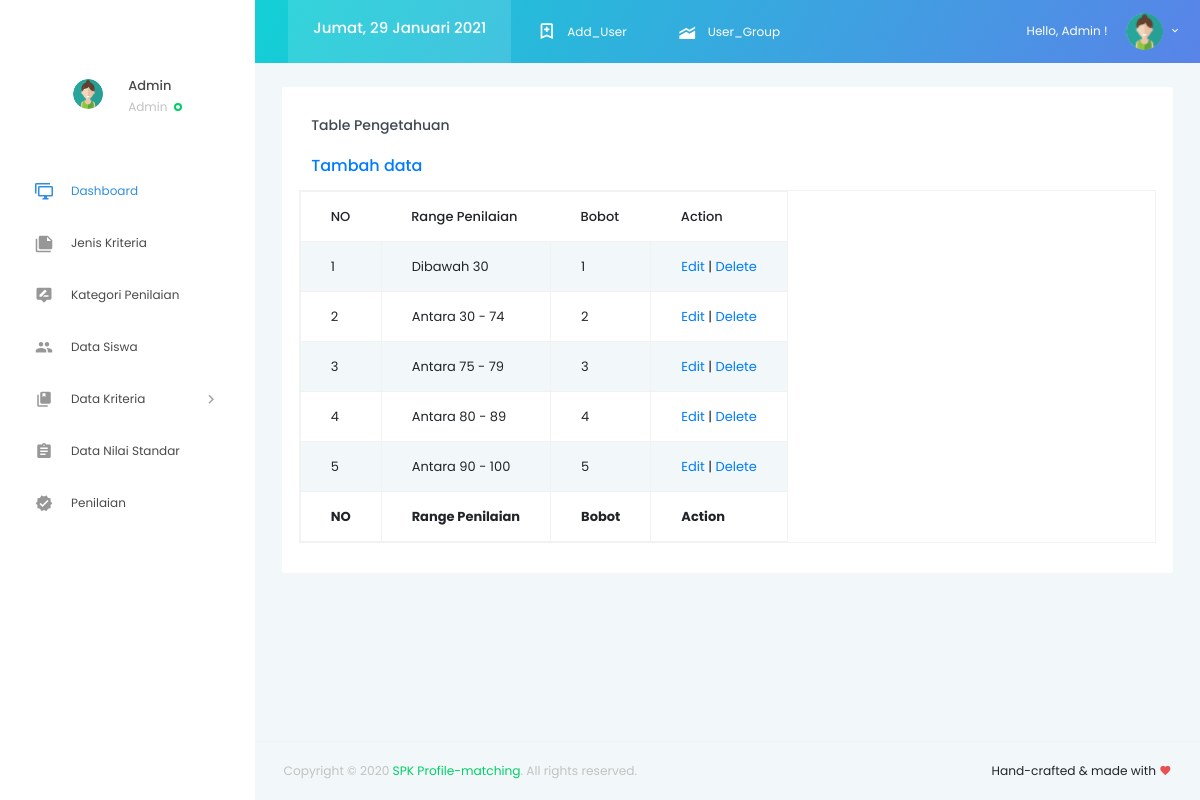
Page /pengetahuan/index.php (signed in) on the committed database.
### tables this page shows
CREATE TABLE `pengetahuan` (
  `bobot_pengetahuan` int(12) NOT NULL,
  `range_penilaian_pengetahuan` varchar(50) NOT NULL
);

### pengetahuan/index.php (the view, shortened to what this page needs)
<?php
if ($_SESSION['level'] == "") {
  header("location:../index.php?pesan=belum_login");
} else if ($_SESSION['level'] == "1") {
?>
  <!DOCTYPE html>
  <html lang="en">
  <head>
    <link rel="stylesheet" href="../vendors/iconfonts/mdi/css/materialdesignicons.min.css">
    <link rel="stylesheet" href="../vendors/css/vendor.bundle.base.css">
    <link rel="stylesheet" href="../vendors/css/vendor.bundle.addons.css">
    <link rel="stylesheet" href="../public/css/style.css">
  </head>
  <body>
    <div class="container-scroller">
      <?php require "../partials/_navbar.php"; ?>
      <div class="container-fluid page-body-wrapper">
        <?php require "../partials/_sidebar.php"; ?>
        <div class="main-panel">
          <div class="content-wrapper">
            <div class="row">
              <div class="col-lg-12 grid-margin stretch-card">
                <div class="card">
                  <div class="card-body">
                    <h4 class="card-title">Table Pengetahuan</h4>
                    <h5 class="card-description">
                      <a href="input.php">Tambah data</a>
                    </h5>
                    <div class="m-form m-form--label-align-right m--margin-top-20 m--margin-bottom-30">
                      <div class="row">
                        <?php
                        if ($_SESSION['level'] == "1") {
                          $sql = 'SELECT * FROM pengetahuan';
                        } else {
                          header('location:../error-404.php');
                        }
                        $query = mysqli_query($conn, $sql);
                        echo '<table id="example" class="table table-striped table-bordered table-responsive" style="width:100%">
                        <thead>
                        <tr>
                            <th>NO</th>
                            <th>Range Penilaian</th>
                            <th>Bobot</th>
                            <th>Action</th>
                        </tr>
                        </thead>
                        <tbody>';
                        $no = 1;
                        while ($row = mysqli_fetch_array($query)) {
                          echo "<tr>";
                          echo "<td>" . $no . "</td>";
                          echo "<td>" . $row['range_penilaian_pengetahuan'] . "</td>";
                          echo "<td>" . $row['bobot_pengetahuan'] . "</td>";
                          echo "<td align='center'><a href='form-edit.php?bobot_pengetahuan=$row[bobot_pengetahuan]'>Edit</a> | <a href='delete.php?bobot_pengetahuan=$row[bobot_pengetahuan]'>Delete</a></td></tr>";
                          $no++;
                        }
                        echo '
                        </tbody>
                        <tfoot>
                          <tr>
                              <th>NO</th>
                              <th>Range Penilaian</th>
                              <th>Bobot</th>
                              <th>Action</th>
                          </tr>
                      </tfoot>
                      </table>';
                        ?>
                      </div>
                    </div>
                  </div>
                </div>
              </div>
            </div>
          </div>
          <?php require "../partials/_fotter.php"; ?>
        </div>
      </div>
    </div>
  </body>
<?php
} else {
  header("location:../error-404.php");
}
?>
  </html>

### pengetahuan/index.php (style rules this page uses)
table { width: 100%; }

### rows in the picture
pengetahuan: range_penilaian_pengetahuan "Dibawah 30", bobot_pengetahuan "1"
pengetahuan: range_penilaian_pengetahuan "Antara 30 - 74", bobot_pengetahuan "2"
pengetahuan: range_penilaian_pengetahuan "Antara 75 - 79", bobot_pengetahuan "3"
pengetahuan: range_penilaian_pengetahuan "Antara 80 - 89", bobot_pengetahuan "4"
pengetahuan: range_penilaian_pengetahuan "Antara 90 - 100", bobot_pengetahuan "5"

### other values in the picture
$_SESSION['nama_user'] "Admin"
$level[$leveluser] "Admin"
